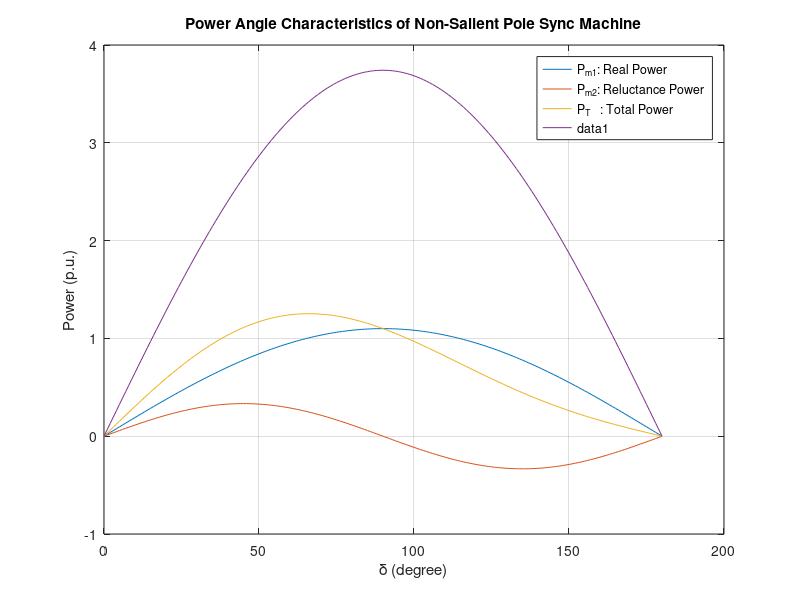

The MATLAB source for this figure:
clc; clear; close all;

% ---------------------------------------------------------------------------- %
%                                 Salient Pole                                 %
% ---------------------------------------------------------------------------- %

% Parameters
Ra = 0;
Xd = 1;
Xq = 0.6;
V = 1;
pf = 1;
E = 1.1;
delta = 0:1:180;

% Power
E = abs(E);
V = abs(V);

P_m1 = E * V * sin(delta .* pi / 180) / Xd;
P_m2 = V * V * (Xd - Xq) * sin(2 * delta .* pi / 180) / (2 * Xd * Xq);

% Plot
plot(delta, P_m1); % real
hold on;
plot(delta, P_m2); % reluctance
hold on;
plot(delta, P_m1 + P_m2); % total

% Plot styling
grid on;
title('Power Angle Characteristics of Salient Pole Sync Machine');
xlabel('\delta (degree)');
ylabel('Power (p.u.)');
legend('P_{m1}: Real Power', 'P_{m2}: Reluctance Power', 'P_T   : Total Power');

% ---------------------------------------------------------------------------- %
%                               Non-Salient Pole                               %
% ---------------------------------------------------------------------------- %

% Parameters
Ra = 0;
Xs = 0.3;
V = 1;
pf = 0.8;
delta = 0:1:180;
P = 0.5;

% Calculating |E|
I = P / (V * pf);
Ia = I * exp(-1j * acos(pf));

Z = Ra + 1j * Xs;
E = V + Ia * Z;

% Power
E = abs(E);
V = abs(V);

P = E * V * sin(delta .* pi / 180) / Xs;

% Plot
plot(delta, P);
% Plot styling
grid on;
title('Power Angle Characteristics of Non-Salient Pole Sync Machine');
xlabel('\delta (degree)');
ylabel('Power (p.u.)');
